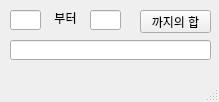
<?xml version="1.0" encoding="UTF-8"?>
<ui version="4.0">
 <class>MainWindow</class>
 <widget class="QMainWindow" name="MainWindow">
  <property name="geometry">
   <rect>
    <x>0</x>
    <y>0</y>
    <width>219</width>
    <height>102</height>
   </rect>
  </property>
  <property name="windowTitle">
   <string>MainWindow</string>
  </property>
  <widget class="QWidget" name="centralwidget">
   <widget class="QPushButton" name="pb">
    <property name="geometry">
     <rect>
      <x>140</x>
      <y>10</y>
      <width>71</width>
      <height>23</height>
     </rect>
    </property>
    <property name="text">
     <string>까지의 합</string>
    </property>
   </widget>
   <widget class="QLineEdit" name="le1">
    <property name="geometry">
     <rect>
      <x>10</x>
      <y>10</y>
      <width>31</width>
      <height>20</height>
     </rect>
    </property>
    <property name="alignment">
     <set>Qt::AlignCenter</set>
    </property>
   </widget>
   <widget class="QLineEdit" name="le2">
    <property name="geometry">
     <rect>
      <x>90</x>
      <y>10</y>
      <width>31</width>
      <height>20</height>
     </rect>
    </property>
    <property name="alignment">
     <set>Qt::AlignCenter</set>
    </property>
   </widget>
   <widget class="QLabel" name="lbl">
    <property name="geometry">
     <rect>
      <x>50</x>
      <y>10</y>
      <width>31</width>
      <height>16</height>
     </rect>
    </property>
    <property name="text">
     <string>부터</string>
    </property>
    <property name="alignment">
     <set>Qt::AlignCenter</set>
    </property>
   </widget>
   <widget class="QLineEdit" name="le3">
    <property name="geometry">
     <rect>
      <x>10</x>
      <y>40</y>
      <width>201</width>
      <height>20</height>
     </rect>
    </property>
    <property name="alignment">
     <set>Qt::AlignCenter</set>
    </property>
   </widget>
  </widget>
  <widget class="QMenuBar" name="menubar">
   <property name="geometry">
    <rect>
     <x>0</x>
     <y>0</y>
     <width>219</width>
     <height>21</height>
    </rect>
   </property>
  </widget>
  <widget class="QStatusBar" name="statusbar"/>
 </widget>
 <resources/>
 <connections/>
</ui>
